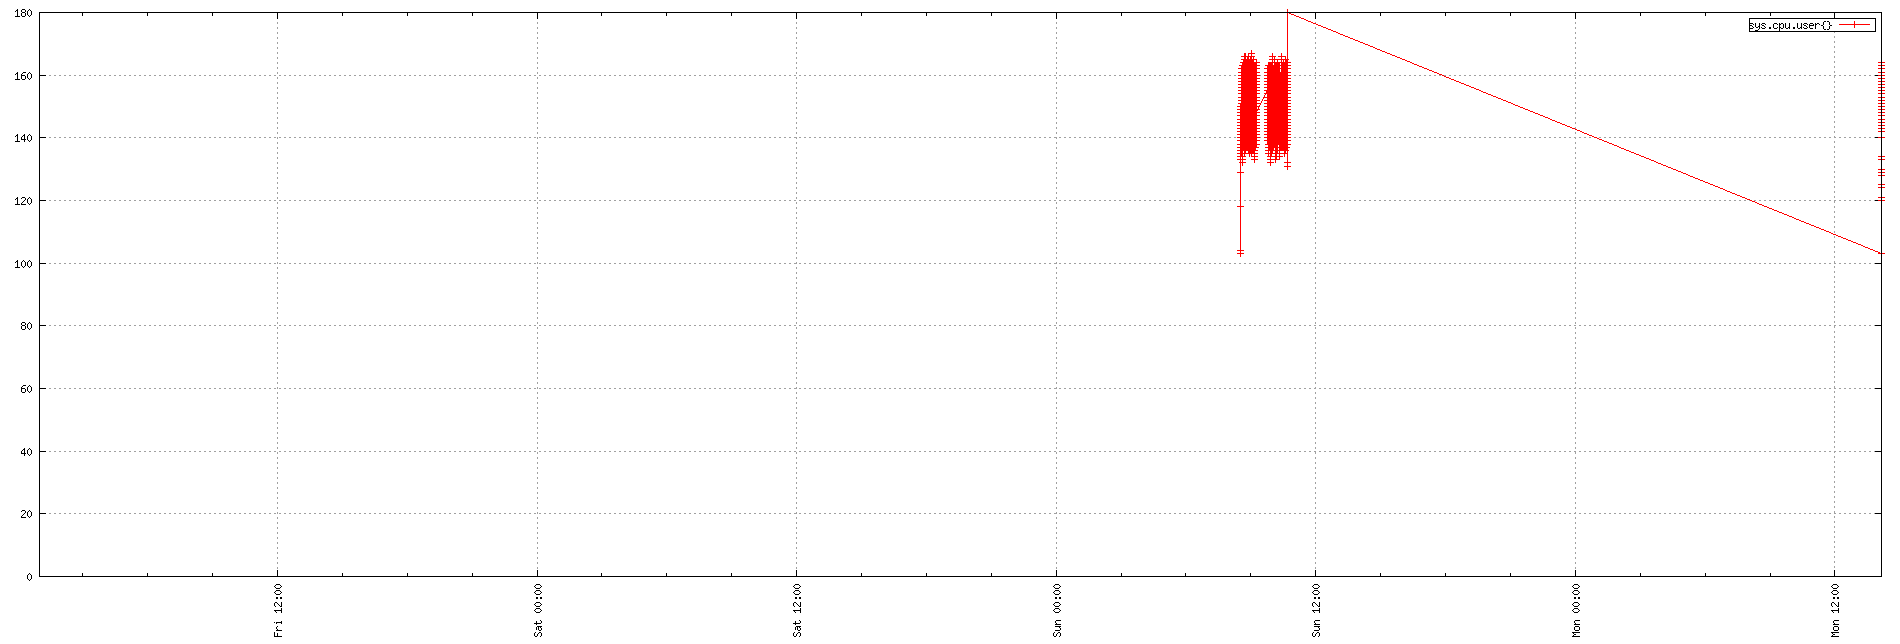

This figure's gnuplot source:
set term png small size 1900,644
set xdata time
set timefmt "%s"
if (GPVAL_VERSION < 4.6) set xtics rotate; else set xtics rotate right
set output "${TMPDIR-'tmp'}/tsd/4a3870d9.png"
set xrange ["1673571600":"1673878148"]
set format x "%a %H:%M"
set grid
set style data linespoint
set key right box
set yrange [0:]
plot  "${TMPDIR-'tmp'}/tsd/4a3870d9_0.dat" using 1:2 title "sys.cpu.user{}"
